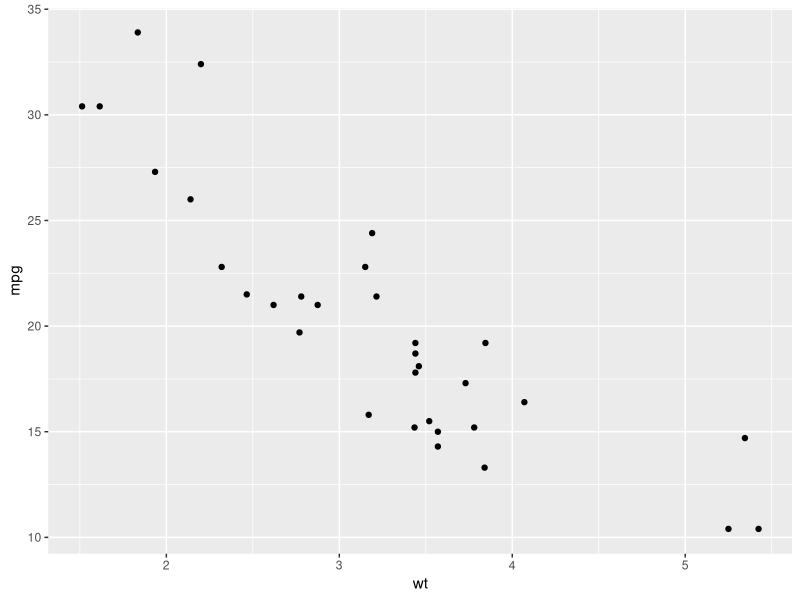
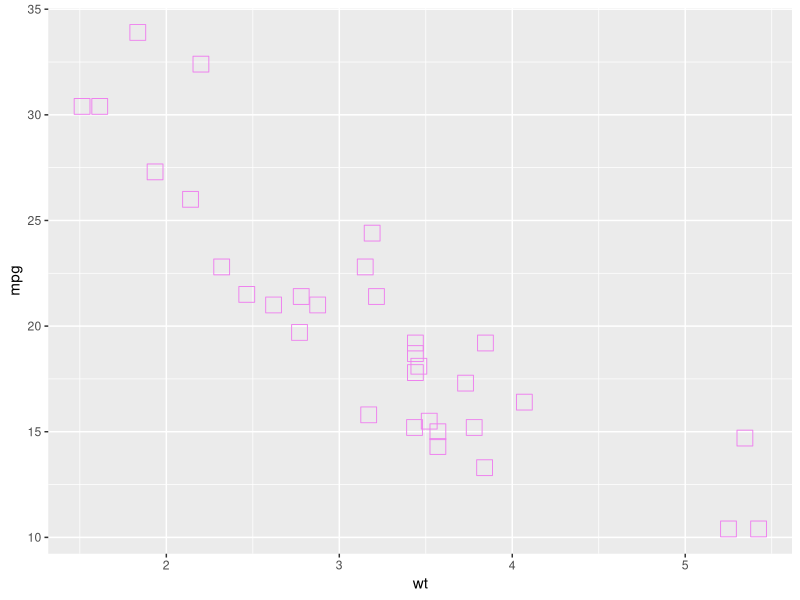
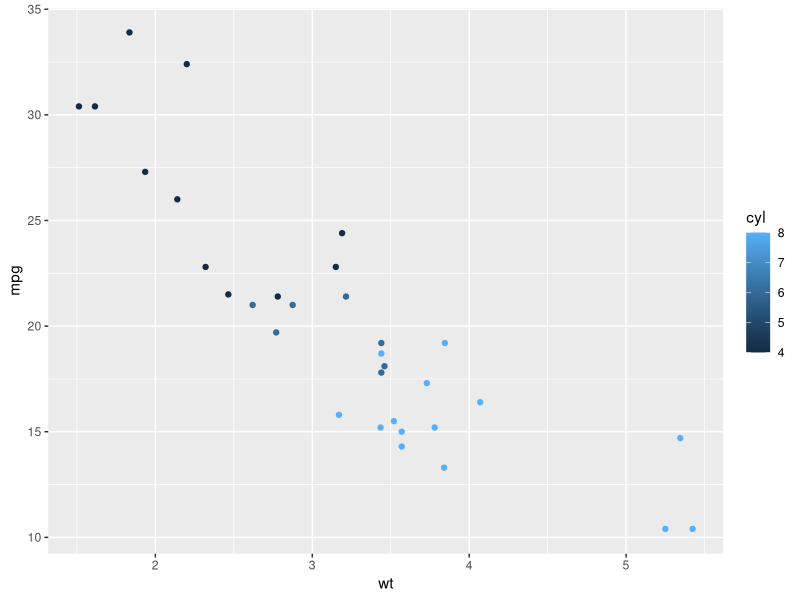
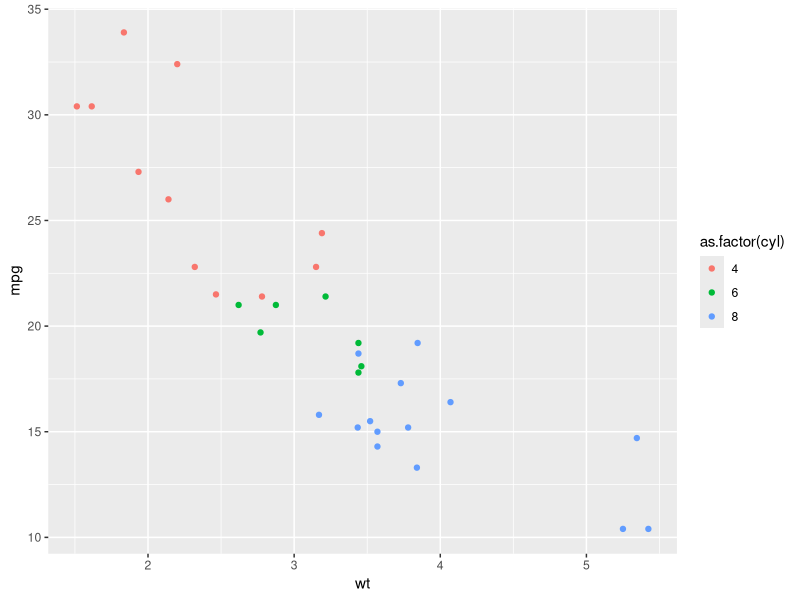
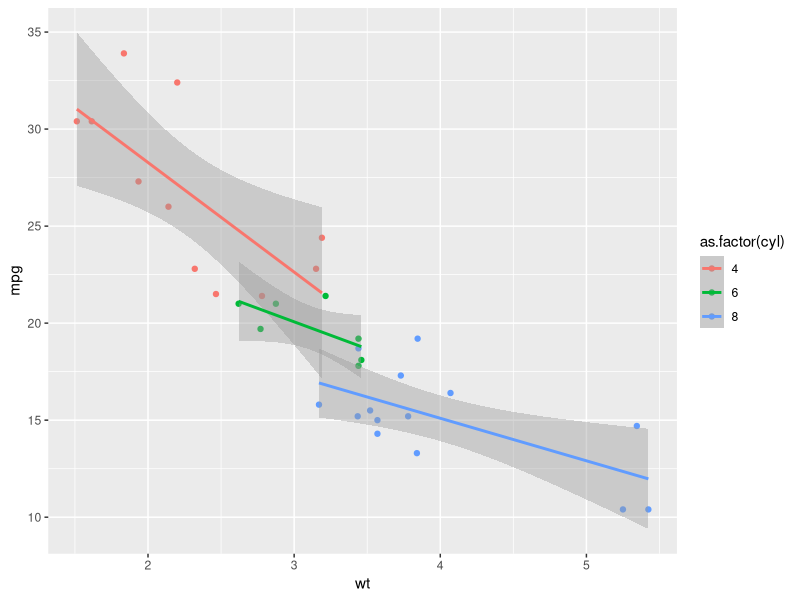
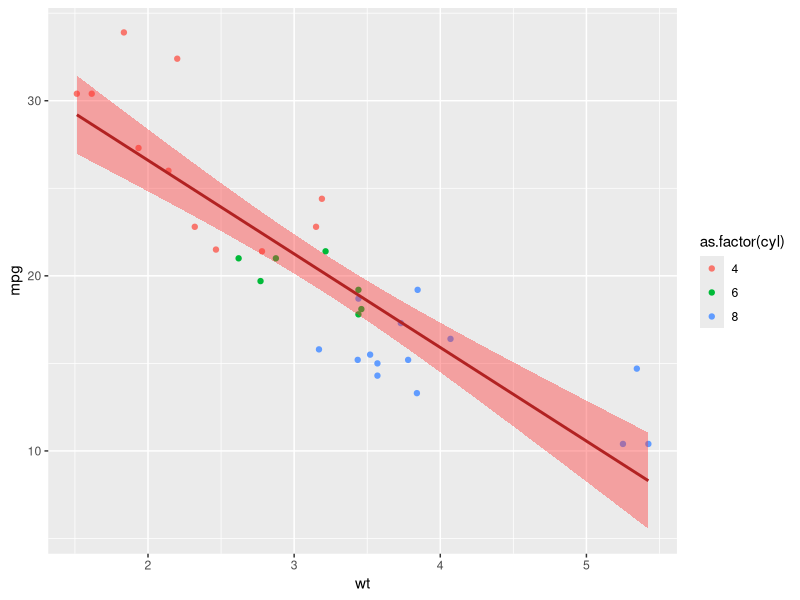
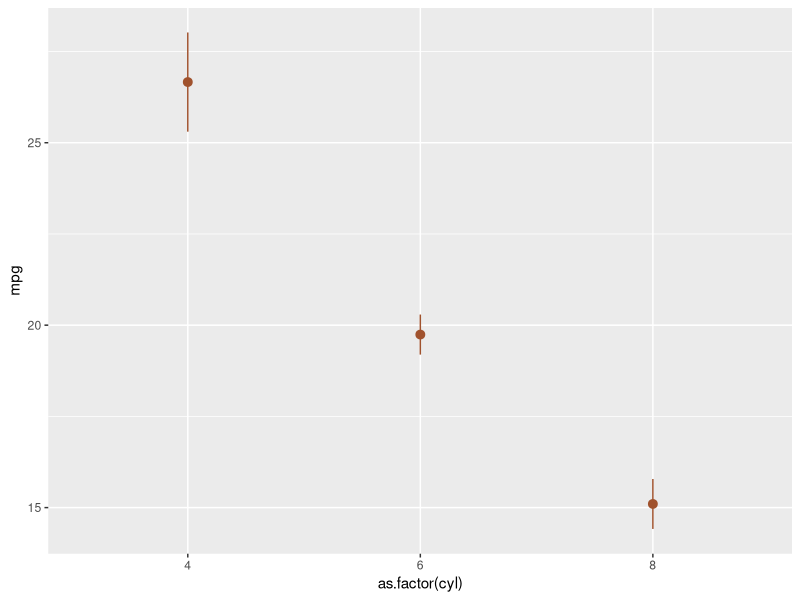

These charts were generated, in order, by the following R code:
## ---- chunk 1
library(tidyverse)
mtcars |> 
  ggplot(aes(x = wt, y = mpg)) +
  geom_point()
## ---- chunk 2
mtcars |> 
  ggplot(aes(x = wt, y = mpg)) +
  geom_point(color = "violet", shape = 0, size = 5)
## ---- chunk 3
mtcars |> 
  ggplot(aes(x = wt, y = mpg, color = cyl)) +
  geom_point()
## ---- chunk 4
mtcars |> 
  ggplot(aes(x = wt, y = mpg, color = as.factor(cyl))) +
  geom_point()
## ---- chunk 5
mtcars |> 
  ggplot(aes(x = wt, y = mpg, color = as.factor(cyl))) +
  geom_point() +
  geom_smooth(method = "lm")
## ---- chunk 6
mtcars |> 
  ggplot(aes(x = wt, y = mpg)) +
  geom_point(aes(color = as.factor(cyl))) +
  geom_smooth(method = "lm", color = "firebrick", fill = "firebrick1")
## ---- chunk 7
mtcars |> 
  ggplot(aes(x = as.factor(cyl), y = mpg)) +
  stat_summary(color = "sienna")
